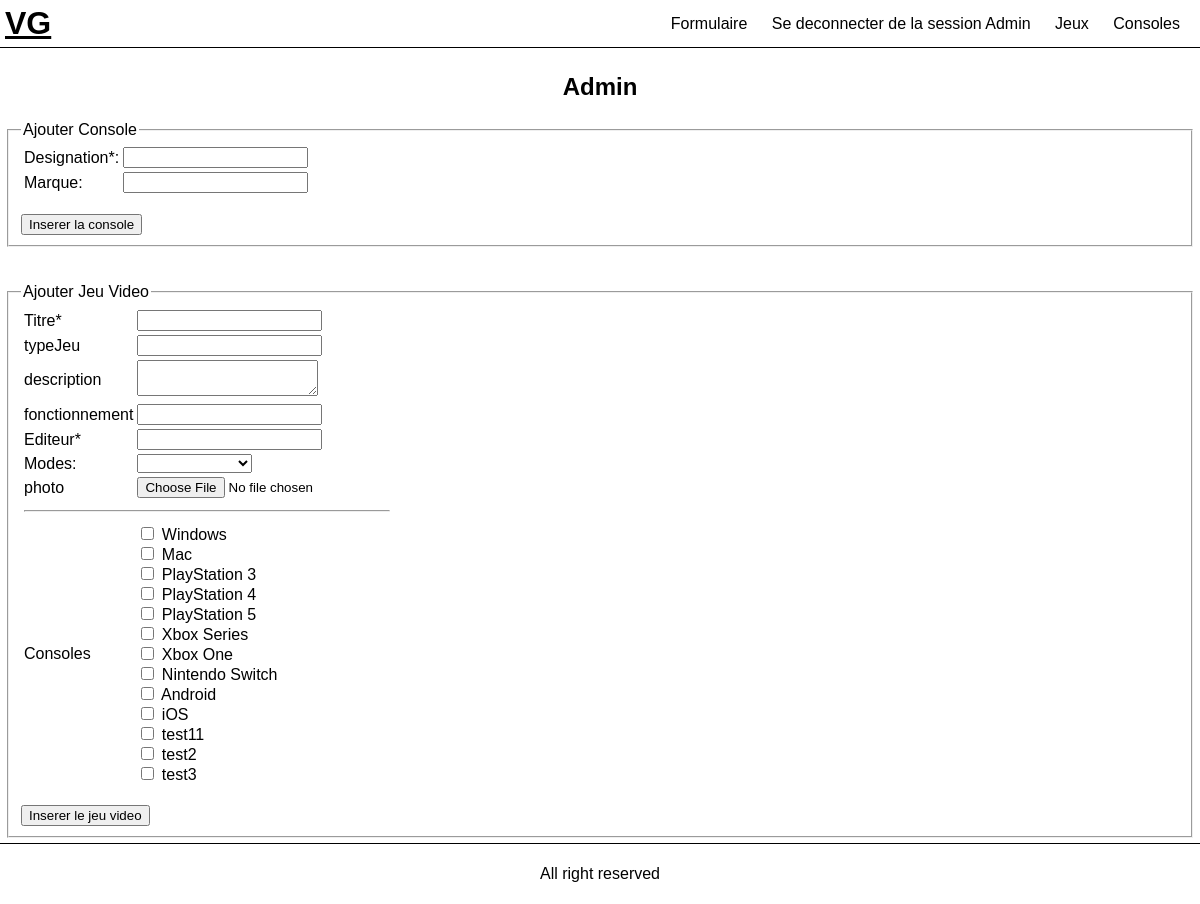
/site/admin.php, run on an earlier commit of the app's database.
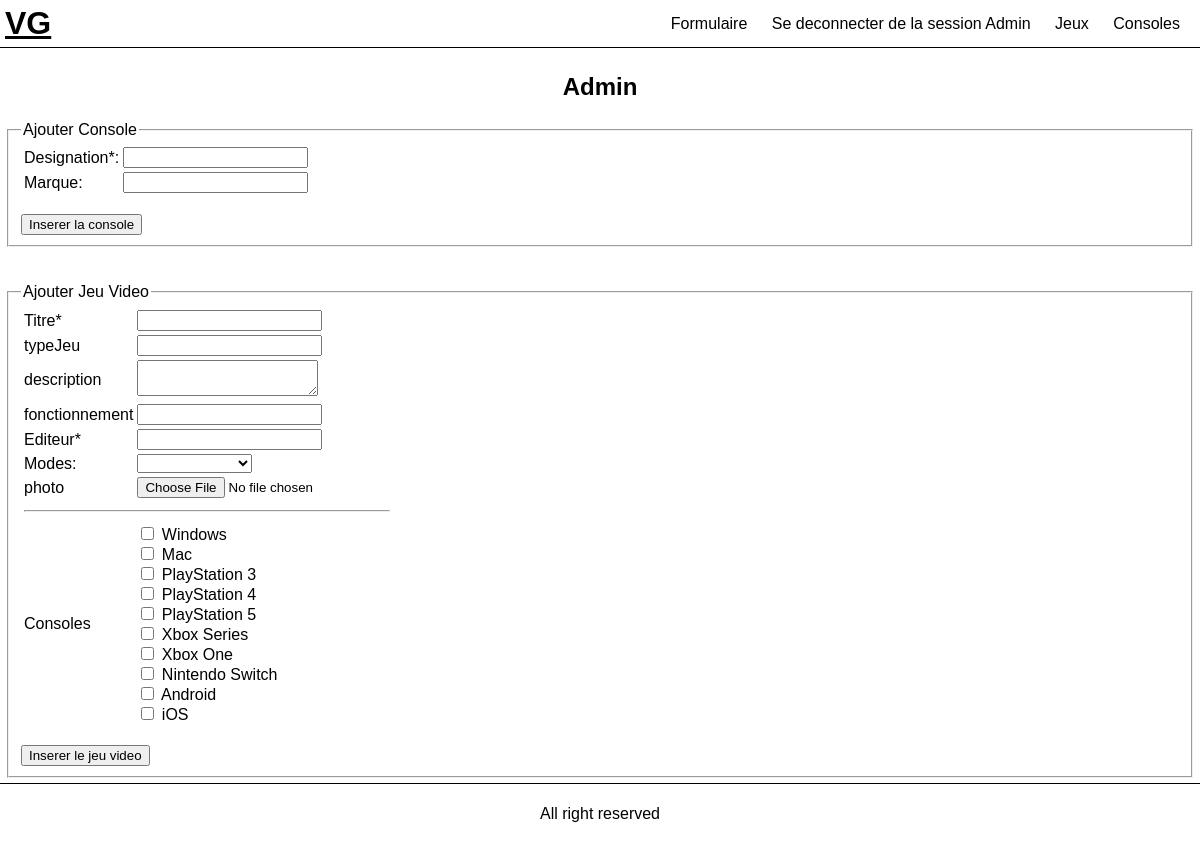
And on a later commit of the database.
### tables this page shows
CREATE TABLE `console` (
  `id_console` int(10) UNSIGNED NOT NULL,
  `codeConsole` varchar(5) NOT NULL,
  `designation` varchar(20) NOT NULL,
  `marque` varchar(20) NOT NULL
);

### site/admin.php (the view, shortened to what this page needs)
<?php
include("inc.config.php");
$sqlc = "SELECT * FROM console";
$resultc = mysqli_query($conn, $sqlc);
include("inc.head.php");
?>
<h2>Admin</h2>
<section>
    <form action="" method="POST">
        <fieldset>
            <legend>Ajouter Console</legend>
            <table>
                <tr>
                    <td><label for="designation">Designation*:</label></td>
                    <td><input type="text" name="designation" id="designation" required></td>
                </tr>
                <tr>
                    <td><label for="marque">Marque:</label></td>
                    <td><input type="text" name="marque" id="marque"></td>
                </tr>
            </table>
            <br>
            <input type="submit" value="Inserer la console" name="console">
        </fieldset>
    </form>
</section>
<br>
<br>
<section>
    <form action="" method="POST" enctype="multipart/form-data">
        <fieldset>
            <legend>Ajouter Jeu Video</legend>
            <table>
                <tr>
                    <td><label for="titre">Titre*</label></td>
                    <td><input type="text" name="titre" id="titre" required></td>
                </tr>
                <tr>
                    <td><label for="typeJeu">typeJeu</label></td>
                    <td><input type="text" name="typeJeu" id="typeJeu"></td>
                </tr>
                <tr>
                    <td><label for="description">description</label></td>
                    <td><textarea name="description" id="description"></textarea></td>
                </tr>
                <tr>
                    <td><label for="fonctionnement">fonctionnement</label></td>
                    <td><input type="text" name="fonctionnement" id="fonctionnement"></td>
                </tr>
                <tr>
                    <td><label for="editeur">Editeur*</label></td>
                    <td><input type="text" name="editeur" id="editeur" required></td>
                </tr>
                <tr>
                    <td><label for="mode">Modes: </label></td>
                    <td>
                        <select name="mode" id="mode" required>
                            <option value="0"></option>
                            <option value="1">En ligne</option>
                        </select>
                    </td>
                </tr>
                <tr>
                    <td><label for="photo">photo</label></td>
                    <td><input type="file" name="photo" id="photo"></td>
                </tr>
                <tr>
                    <td colspan="2">
                        <hr>
                    </td>
                </tr>
                <tr>
                    <td><label>Consoles</label></td>
                    <td><?php
                        if (mysqli_num_rows($resultc) > 0) {
                            while ($rowc = mysqli_fetch_assoc($resultc)) {
                        ?>
                                <input type="checkbox" name="codeConsole[]" id='<?php echo $rowc["codeConsole"] ?>' value='<?php echo $rowc["codeConsole"] ?>'>
                                <label for='<?php echo $rowc["codeConsole"] ?>'><?php echo $rowc["designation"] ?></label><br>
                        <?php }
                        } ?>
                    </td>
                </tr>
            </table>
            <br>
            <input type="submit" value="Inserer le jeu video" name="jeuvideo">
        </fieldset>
    </form>
</section>
<?php
include("inc.footer.php");
?>

What changed in the data, as far as the page shows it:
removed console: designation "test11"
removed console: designation "test2"
removed console: designation "test3"
